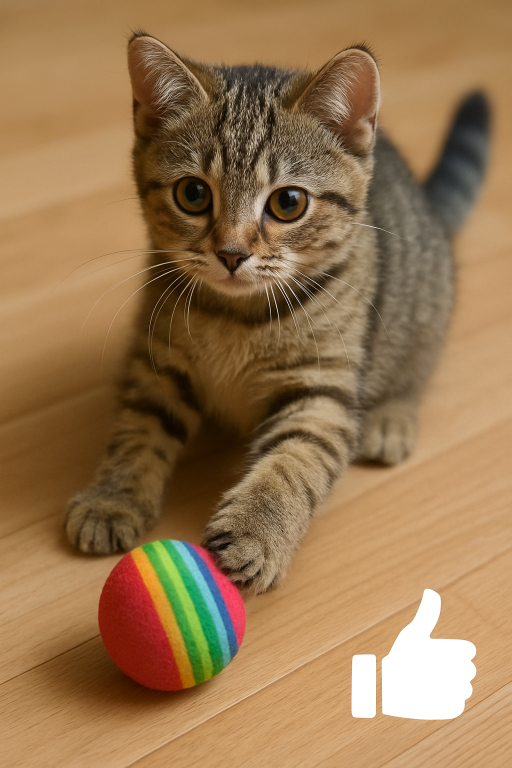
%> input picture cat.png, 1024 x 1536 px (shown at 1/2 size)
$ octave --eval "multi_level_analysis_gui;"   (GNU Octave 9; MATLAB toolbox functions it lacks are replaced by stand-ins)
%> lines starting %> are read from the running program, lines starting %| are printed output that depends on the picture
%> the answer given: cat.png
%> in multi_level_analysis_gui, original_image is the input picture: size 1536x1024x3 uint8; mean R, G, B 151.4, 117.9, 79.8
%> in multi_level_analysis_gui, `original_image = rgb2gray(original_image);`:
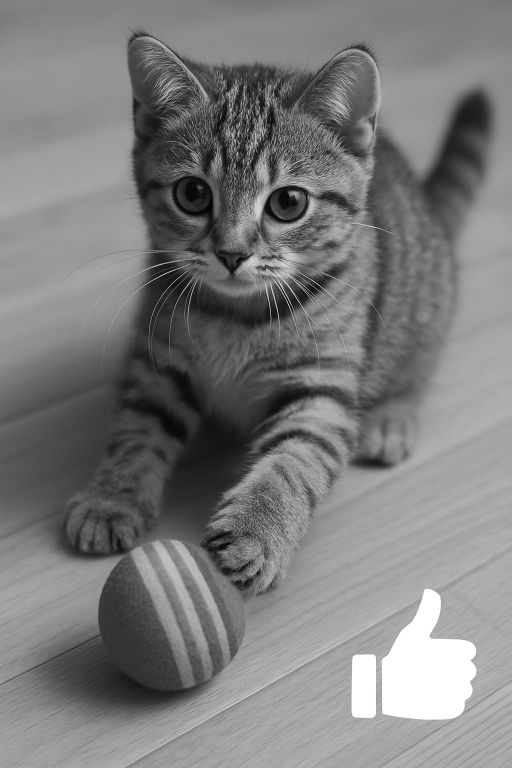
%> original_image: size 1536x1024 uint8 (shown at 1/2 size); min 0, max 255, mean 123.6
### arnold_encrypt.m
function arnold_img = arnold_encrypt(image, iterations)
%> called with iterations = 5
    % Arnold变换加密算法
    % 输入: image - 输入图像, iterations - 迭代次数
    % 输出: arnold_img - Arnold变换后的图像

    % 输入验证
    if isempty(image)
        error('输入图像不能为空 in arnold_encrypt.m');
    end

    if nargin < 2 || isempty(iterations)
        iterations = 5;
    end

    if ~isscalar(iterations) || ~isnumeric(iterations) || iterations < 1
        error('迭代次数必须是正整数');
    end

    iterations = round(iterations);

    image = uint8(image);
    [rows, cols] = size(image);

    % 如果图像不是正方形，使用分块Arnold变换
    if rows ~= cols
        % 对于非正方形图像，按最小尺寸分块处理
        min_size = min(rows, cols);
        arnold_img = image;

        % 对每个正方形块应用Arnold变换
        for i = 1:min_size:rows
            for j = 1:min_size:cols
                % 计算当前块的边界
                end_i = min(i + min_size - 1, rows);
                end_j = min(j + min_size - 1, cols);

                % 提取当前块
                block = arnold_img(i:end_i, j:end_j);

                % 如果块是正方形，应用Arnold变换
                if size(block, 1) == size(block, 2)
                    for iter = 1:iterations
                        block = arnold_transform(block);
                    end
                    arnold_img(i:end_i, j:end_j) = block;
                else
                    % 对于非正方形边界块，使用像素置乱
                    [block_rows, block_cols] = size(block);
                    block_vector = reshape(block, 1, block_rows * block_cols);

                    % 生成伪随机置乱序列（基于位置确定性生成）
                    rng(i * 1000 + j); % 确保可重复
                    scramble_seq = randperm(length(block_vector));

                    % 应用置乱
                    for iter = 1:iterations
                        block_vector = block_vector(scramble_seq);
                    end

                    arnold_img(i:end_i, j:end_j) = reshape(block_vector, block_rows, block_cols);
                end
            end
        end
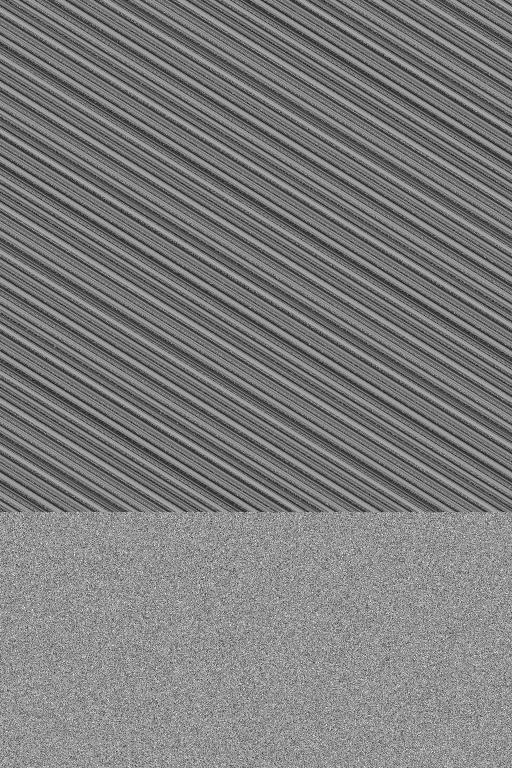
%> arnold_img: size 1536x1024 uint8 (shown at 1/2 size); min 0, max 255, mean 123.6; mean of the top-left, top-right, bottom-left and bottom-right quarters 112, 111.8, 135.1, 135.5
%> after the loop, block_cols = 1024; block_rows = 512
    else
        % 对于正方形图像，直接应用Arnold变换
        arnold_img = image;
        for iter = 1:iterations
            arnold_img = arnold_transform(arnold_img);
        end
    end
end

### xor_encrypt.m
function encrypted_img = xor_encrypt(image, key)
%> called with key = 12345678
    % XOR加密算法
    % 输入: image - 输入图像, key - 加密密钥（整数，用于生成伪随机密钥矩阵）
    % 输出: encrypted_img - 加密后的图像

    % 输入验证
    if isempty(image)
        error('输入图像不能为空 in xor_encrypt.m');
    end

    if nargin < 2 || isempty(key)
        key = 123; % 默认密钥
    end

    if ~isscalar(key) || ~isnumeric(key) || key < 0
        error('密钥必须是正整数');
    end

    % 确保图像为uint8类型
    image = uint8(image);

    % 生成密钥矩阵
    [rows, cols] = size(image);

    % 保存当前随机数生成器状态
    old_rng_state = rng;

    try
        % 使用密钥作为随机种子生成伪随机序列
        rng(key); % 设置随机种子
        key_matrix = randi([0, 255], rows, cols, 'uint8');

        % XOR加密
        encrypted_img = bitxor(image, key_matrix);
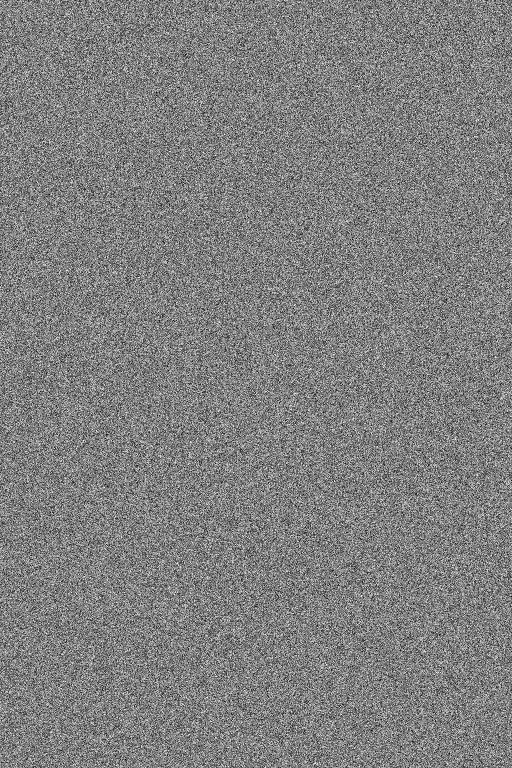
%> encrypted_img: size 1536x1024 uint8 (shown at 1/2 size); min 0, max 255, mean 127.5
    catch ME
        % 恢复随机数生成器状态
        rng(old_rng_state);
        rethrow(ME);
    end

    % 恢复随机数生成器状态
    rng(old_rng_state);
end

### scramble_encrypt.m
function [scrambled_img, sequence] = scramble_encrypt(image, seed)
    % 置乱加密算法
    % 输入: image - 输入图像, seed - 随机种子(可选)
    % 输出: scrambled_img - 置乱后的图像, sequence - 置乱序列

    % 输入验证
    if isempty(image)
        error('输入图像不能为空 in scramble_encrypt.m');
    end

    image = uint8(image);
    [rows, cols] = size(image);

    total_pixels = rows * cols;

    % 如果提供了种子，使用固定种子；否则使用基于图像内容的确定性种子
    if nargin >= 2 && ~isempty(seed)
        rng(seed);
    else
        % 使用基于图像内容的确定性种子，确保相同图像产生相同置乱
        % 但不同图像产生不同置乱
        image_hash = sum(double(image(:)));
%> image_hash = 200484116
        rng(mod(image_hash, 2^31));
    end

    % 生成随机置乱序列
    sequence = randperm(total_pixels);

    % 将图像转换为一维向量
    img_vector = reshape(image, 1, total_pixels);

    % 根据序列进行置乱
    scrambled_vector = img_vector(sequence);

    % 重新整形为二维图像
    scrambled_img = reshape(scrambled_vector, rows, cols);
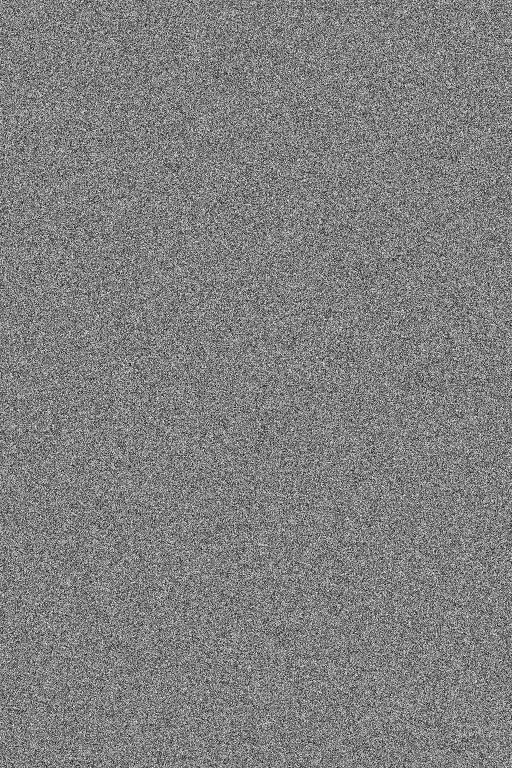
%> scrambled_img: size 1536x1024 uint8 (shown at 1/2 size); min 0, max 255, mean 127.5; mean of the top-left, top-right, bottom-left and bottom-right quarters 127.5, 127.4, 127.3, 127.6
end

### calculate_entropy.m
function entropy_val = calculate_entropy(image)
    % 计算图像信息熵
    % 输入: image - 输入图像
    % 输出: entropy_val - 信息熵值

    image = uint8(image);

    % 计算灰度级概率分布
    [counts, ~] = imhist(image);
%> counts = 256 values, max 27028 at index 256, min 18 at index 1, mean 6144
    probabilities = counts / sum(counts);
%> probabilities = 256 values, max 0.0172 at index 256, min 1.14e-05 at index 1, mean 0.00391

    % 去除零概率值
    probabilities = probabilities(probabilities > 0);

    % 计算信息熵
    entropy_val = -sum(probabilities .* log2(probabilities));
%> entropy_val = 7.19
end

### calculate_correlation.m
function corr_val = calculate_correlation(img1, img2)
    % 计算图像相关性
    % 输入: img1, img2 - 两幅图像
    % 输出: corr_val - 相关系数

    % 检查输入参数
    if nargin < 2
        error('需要两个输入图像');
    end

    % 检查图像尺寸
    if ~isequal(size(img1), size(img2))
        error('图像尺寸不匹配: img1 (%dx%d) vs img2 (%dx%d)', ...
              size(img1, 1), size(img1, 2), size(img2, 1), size(img2, 2));
    end

    % 检查图像是否为空
    if isempty(img1) || isempty(img2)
        error('输入图像不能为空 in calculate_correlation.m');
    end

    % 转换为双精度并展平
    img1_vec = double(img1(:));
    img2_vec = double(img2(:));

    % 检查是否有足够的数据点
    if length(img1_vec) < 2
        warning('图像像素数量太少，无法计算相关性');
        corr_val = NaN;
        return;
    end

    % 检查是否为常数图像（方差为0）
    if var(img1_vec) == 0 || var(img2_vec) == 0
        warning('其中一幅图像为常数图像，相关性设为0');
        corr_val = 0;
        return;
    end

    % 计算相关性
    try
        corr_matrix = corrcoef(img1_vec, img2_vec);
        if size(corr_matrix, 1) >= 2 && size(corr_matrix, 2) >= 2
            corr_val = corr_matrix(1, 2);
        else
            corr_val = NaN;
        end
    catch ME
        warning('相关性计算失败: %s', ME.message);
        corr_val = NaN;
    end

    % 处理NaN值
    if isnan(corr_val)
        warning('相关性计算结果为NaN，设为0');
        corr_val = 0;
    end
end

### calculate_mse.m
function mse_val = calculate_mse(img1, img2)
    % 计算均方误差
    % 输入: img1, img2 - 两幅图像
    % 输出: mse_val - 均方误差值

    if size(img1) ~= size(img2)
        error('图像尺寸不匹配');
    end

    img1 = double(img1);
    img2 = double(img2);

    mse_val = mean(mean((img1 - img2).^2));
end

### calculate_psnr.m
function psnr_val = calculate_psnr(img1, img2)
    % 计算峰值信噪比
    % 输入: img1, img2 - 两幅图像
    % 输出: psnr_val - PSNR值（dB）

    mse_val = calculate_mse(img1, img2);

    if mse_val == 0
        psnr_val = Inf;
    else
        psnr_val = 10 * log10(255^2 / mse_val);
    end
end

### multi_level_analysis_gui.m
function multi_level_analysis_gui(original_image)
    % 多级加密对比分析界面
    % 对比一级（Arnold）、二级（Arnold+置乱）、三级（Arnold+置乱+XOR）的开销与收益

    if nargin < 1 || isempty(original_image)
        % 如果遇到因MATLAB缓存机制导致传入空图像，则直接弹出选择框让用户重新选图
        [filename, pathname] = uigetfile({'*.jpg;*.jpeg;*.png;*.bmp;*.tif', ...
            '图像文件 (*.jpg, *.jpeg, *.png, *.bmp, *.tif)'}, '系统检测到图像为空，请重新选择图像');

        if ischar(filename)
            original_image = imread(fullfile(pathname, filename));
        else
            % 用户取消选择，尝试使用默认测试图像
            sample_path = fullfile(pwd, 'cat.png');
            if exist(sample_path, 'file')
                original_image = imread(sample_path);
            else
                errordlg('未能获取到有效图像，请在MATLAB命令行输入 close all; clear 后重新运行系统！', '错误');
                return;
            end
        end
    end

    % 确保图像是灰度的
    if size(original_image, 3) == 3
        original_image = rgb2gray(original_image);
    end

    % 参数设置
    arnold_iters = 5;
    key = 12345678; % 正整数密钥

    % 创建进度对话框
    h_wait = waitbar(0, '正在进行多级加密及多维度视效分析，请稍候...');

    try
        %% 一级加密：Arnold变换
        waitbar(0.1, h_wait, '执行一级加密 (Arnold)...');
        tic;
        enc_L1 = arnold_encrypt(original_image, arnold_iters);
        time_L1 = toc;

        %% 二级加密：Arnold变换 + XOR
        waitbar(0.4, h_wait, '执行二级加密 (Arnold + XOR)...');
        tic;
        enc_L2_tmp = arnold_encrypt(original_image, arnold_iters);
        enc_L2 = xor_encrypt(enc_L2_tmp, key);
        time_L2 = toc;

        %% 三级加密：Arnold变换 + XOR + 位置置乱
        waitbar(0.7, h_wait, '执行三级加密 (Arnold + XOR + 置乱)...');
        tic;
        enc_L3_tmp1 = arnold_encrypt(original_image, arnold_iters);
        enc_L3_tmp2 = xor_encrypt(enc_L3_tmp1, key);
        [enc_L3, ~] = scramble_encrypt(enc_L3_tmp2);
        time_L3 = toc;

        %% 计算评估指标
        waitbar(0.9, h_wait, '计算多维度评估指标...');

        % 计算信息熵
        entropy_orig = calculate_entropy(original_image);
%> entropy_orig = 7.19
        entropy_L1 = calculate_entropy(enc_L1);
%> entropy_L1 = 7.19
        entropy_L2 = calculate_entropy(enc_L2);
%> entropy_L2 = 8
        entropy_L3 = calculate_entropy(enc_L3);
%> entropy_L3 = 8

        % 计算相邻像素相关性 (水平方向)
        corr_orig = calculate_correlation(original_image, circshift(original_image, [0, 1]));
%> in calculate_correlation, `corr_matrix = corrcoef(img1_vec, img2_vec);`: corr_matrix = [1 0.974; 0.974 1]
%> in calculate_correlation, `corr_val = corr_matrix(1, 2);`: corr_val = 0.974
%> corr_orig = 0.974
        corr_L1 = calculate_correlation(enc_L1, circshift(enc_L1, [0, 1]));
%> corr_L1 = 0.442
        corr_L2 = calculate_correlation(enc_L2, circshift(enc_L2, [0, 1]));
%> corr_L2 = -3.54e-05
        corr_L3 = calculate_correlation(enc_L3, circshift(enc_L3, [0, 1]));
%> corr_L3 = 0.000933

        % 计算PSNR (峰值信噪比，比较与原图差异)
        psnr_L1 = calculate_psnr(original_image, enc_L1);
%> in calculate_mse, `mse_val = mean(mean((img1 - img2).^2));`: mse_val = 4060.1
%> in calculate_psnr, `psnr_val = 10 * log10(255^2 / mse_val);`: psnr_val = 12.05
%> psnr_L1 = 12.05
        psnr_L2 = calculate_psnr(original_image, enc_L2);
%> psnr_L2 = 9.22
        psnr_L3 = calculate_psnr(original_image, enc_L3);
%> psnr_L3 = 9.22

        % 打印量化结果到控制台，供详细分析
        fprintf('\n================== 多级加密性能量化数据 ==================\n');
        fprintf('【1. 加密耗时 (秒/越低越好)】\n');
        fprintf('一级加密 (Arnold):         %.4f s\n', time_L1);
        fprintf('二级加密 (Arnold+XOR):     %.4f s\n', time_L2);
        fprintf('三级加密 (Arnold+XOR+置乱): %.4f s (相比二级增加: %+.2f%%)\n\n', time_L3, (time_L3-time_L2)/time_L2*100);

        fprintf('【2. 信息熵 (bit/pixel，越接近8理想值越好)】\n');
        fprintf('原图:     %.4f\n', entropy_orig);
%| 原图:     7.1927
        fprintf('一级加密: %.4f\n', entropy_L1);
%| 一级加密: 7.1927
        fprintf('二级加密: %.4f\n', entropy_L2);
%| 二级加密: 7.9999
        fprintf('三级加密: %.4f\n\n', entropy_L3);
%| 三级加密: 7.9999

        fprintf('【3. 相邻像素相关系数 (越接近0理想值越好)】\n');
        fprintf('原图:     %.4f\n', abs(corr_orig));
%| 原图:     0.9737
        fprintf('一级加密: %.4f\n', abs(corr_L1));
%| 一级加密: 0.4421
        fprintf('二级加密: %.4f\n', abs(corr_L2));
%| 二级加密: 0.0000
        fprintf('三级加密: %.4f\n\n', abs(corr_L3));
%| 三级加密: 0.0009

        fprintf('【4. PSNR (峰值信噪比，越低表示破坏越彻底)】\n');
        fprintf('一级加密: %.4f\n', psnr_L1);
%| 一级加密: 12.0454
        fprintf('二级加密: %.4f\n', psnr_L2);
%| 二级加密: 9.2181
        fprintf('三级加密: %.4f\n', psnr_L3);
%| 三级加密: 9.2217
        fprintf('==========================================================\n\n');

        close(h_wait);

        %% 创建大型GUI全面展示
        fig = figure('Name', '多级加密性能与多维视效深度对比分析 (边际收益论证)', 'Position', [50, 50, 1400, 950]);
        % 背景设为白色或浅色更专业
        set(fig, 'Color', [0.95 0.95 0.95]);

        % 定义通用的制图标题字体大小
        title_fz = 11;

        %% 第一排：直观视觉图
        subplot(4, 4, 1); imshow(original_image); title('【原图】', 'FontSize', title_fz, 'Color', 'b');
        subplot(4, 4, 2); imshow(enc_L1); title('【一级】空间置乱 (纹理残留)', 'FontSize', title_fz);
        subplot(4, 4, 3); imshow(enc_L2); title('【二级】空间+像素模糊 (白噪声)', 'FontSize', title_fz);
        subplot(4, 4, 4); imshow(enc_L3); title('【三级】过度打乱 (视觉无差异)', 'FontSize', title_fz);

        %% 第二排：灰度直方图对比 (看像素均匀度)
        subplot(4, 4, 5); imhist(original_image); title('原图直方图 (特征明显)', 'FontSize', title_fz, 'Color', 'b'); grid on;
        subplot(4, 4, 6); imhist(enc_L1); title('一级直方图 (完全未改变)', 'FontSize', title_fz); grid on;
        subplot(4, 4, 7); imhist(enc_L2); title('二级直方图 (完全均匀平坦)', 'FontSize', title_fz); ylim('auto'); grid on;
        subplot(4, 4, 8); imhist(enc_L3); title('三级直方图 (与二级相同)', 'FontSize', title_fz); ylim('auto'); grid on;

        %% 第三排：相邻像素相关性散点图 (看是否阻断规律)
        subplot(4, 4, 9); plot_scatter_internal(original_image, '原图: 强线性相关 (近y=x)', 'b');
        subplot(4, 4, 10); plot_scatter_internal(enc_L1, '一级: 相关性减弱但有规律');
        subplot(4, 4, 11); plot_scatter_internal(enc_L2, '二级: 呈完全随机云团状');
        subplot(4, 4, 12); plot_scatter_internal(enc_L3, '三级: 随机云团 (无进一步收益)');

        %% 第四排：量化指标对比图
        % 1. 耗时对比图
        subplot(4, 4, 13);
        b1 = bar([1, 2, 3], [time_L1, time_L2, time_L3], 'FaceColor', [0.8 0.3 0.3]);
        set(gca, 'XTick', 1:3, 'XTickLabel', {'一级', '二级', '三级'});
        title('核心开销: 加密耗时 (秒/越高越差)', 'FontSize', title_fz);
        text(1:3, [time_L1, time_L2, time_L3], num2str([time_L1, time_L2, time_L3]', '%0.3fs'), ...
            'HorizontalAlignment', 'center', 'VerticalAlignment', 'bottom');
        grid on;

        % 2. 信息熵对比图
        subplot(4, 4, 14);
        b2 = bar([0, 1, 2, 3], [entropy_orig, entropy_L1, entropy_L2, entropy_L3], 'FaceColor', [0.3 0.6 0.8]);
        hold on; plot([-0.5, 3.5], [8, 8], 'r-', 'LineWidth', 2); % 理论极值线
        set(gca, 'XTick', 0:3, 'XTickLabel', {'原图', '一级', '二级', '三级'});
        title('安全指标: 信息熵 (趋近8最佳)', 'FontSize', title_fz);
        ylim([min(entropy_orig)*0.9 8.2]);
        grid on;

        % 3. 相关系数对比图
        subplot(4, 4, 15);
        b3 = bar([0, 1, 2, 3], abs([corr_orig, corr_L1, corr_L2, corr_L3]), 'FaceColor', [0.4 0.8 0.4]);
        set(gca, 'XTick', 0:3, 'XTickLabel', {'原图', '一级', '二级', '三级'});
        title('安全指标: 水平相关系数 (趋近0最佳)', 'FontSize', title_fz);
        grid on;

        % 4. 差异度(PSNR)对比图
        subplot(4, 4, 16);
        b4 = bar([1, 2, 3], [psnr_L1, psnr_L2, psnr_L3], 'FaceColor', [0.6 0.4 0.8]);
        set(gca, 'XTick', 1:3, 'XTickLabel', {'一级', '二级', '三级'});
        title('破坏度指标: PSNR (越低越好)', 'FontSize', title_fz);
        grid on;

        % 增加强化结论悬浮框 (在界面正下方)
        conclusion_str = sprintf('【深度对比结论】\n(1) 二级加密(Arnold+XOR) 为黄金甜点区：直方图完全均匀化，散点图呈现随机云团，熵紧贴极值8，相关系数趋零。\n(2) 三级加密(加入额外置乱) 属于过度设计：耗时陡增 +%.1f%%，但各项安全性指标(熵/相关系数/直方图)全部触达天花板，相比二级【零收益】，印证了边际收益递减规律！', ...
            (time_L3-time_L2)/time_L2*100);

        annotation('textbox', [0.05, 0.01, 0.9, 0.06], 'String', conclusion_str, ...
            'FontSize', 12, 'EdgeColor', [0.8 0 0], 'BackgroundColor', [1 0.95 0.95], 'FontWeight', 'bold', 'Color', [0.6 0 0]);

        % 调整一下subplot间距，防止字注重叠
        set(gcf, 'MenuBar', 'none', 'ToolBar', 'figure');

    catch ME
        if ishandle(h_wait)
            close(h_wait);
        end
        errordlg(['分析过程中出错: ', ME.message], '错误');
    end
end

% 内部辅助函数：绘制相邻像素散点图
function plot_scatter_internal(img, title_str, color)
%> called with title_str = '原图: 强线性相关 (近y=x)', color = 'b'
    if nargin < 3
        color = [0.2 0.6 0.5];
    end
    % 随机采样像素对以提升绘图速度
    rng(1); % 固定随机种子保证折叠效果重现
    N = min(3000, numel(img));
    [h, w] = size(img);

    % 在有效范围内随机取点
    rx = randi([1, h], 1, N);
    ry = randi([1, w-1], 1, N);

    px = zeros(1, N);
    py = zeros(1, N);

    for i = 1:N
        px(i) = double(img(rx(i), ry(i)));
        py(i) = double(img(rx(i), ry(i)+1));
    end
%> after the loop, px = 3000 values, max 255 at index 42, min 5 at index 439, mean 123.7; py = 3000 values, max 255 at index 19, min 6 at index 2962, mean 123.9

    scatter(px, py, 3, color, 'filled', 'MarkerFaceAlpha', 0.6);
    title(title_str, 'FontSize', 10);
    xlim([0 255]); ylim([0 255]);
    set(gca, 'XTick', [0 128 255], 'YTick', [0 128 255]);
    grid on;
end
%> `multi_level_analysis_gui;`:
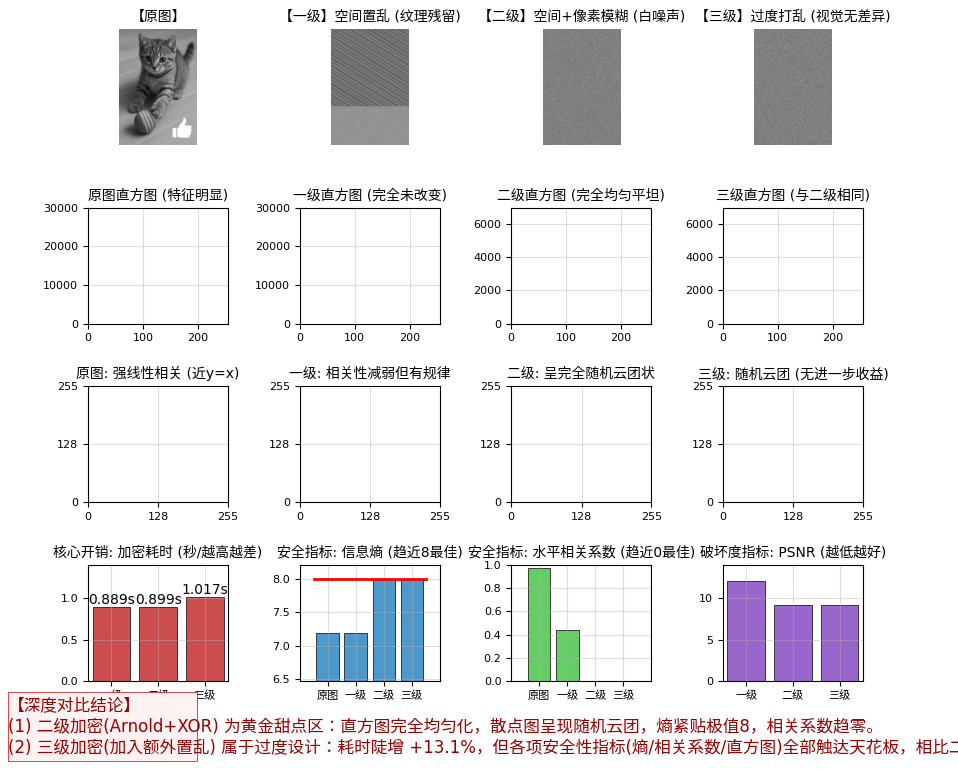
%> figure redrawn from the program's plot data, 17 panels
